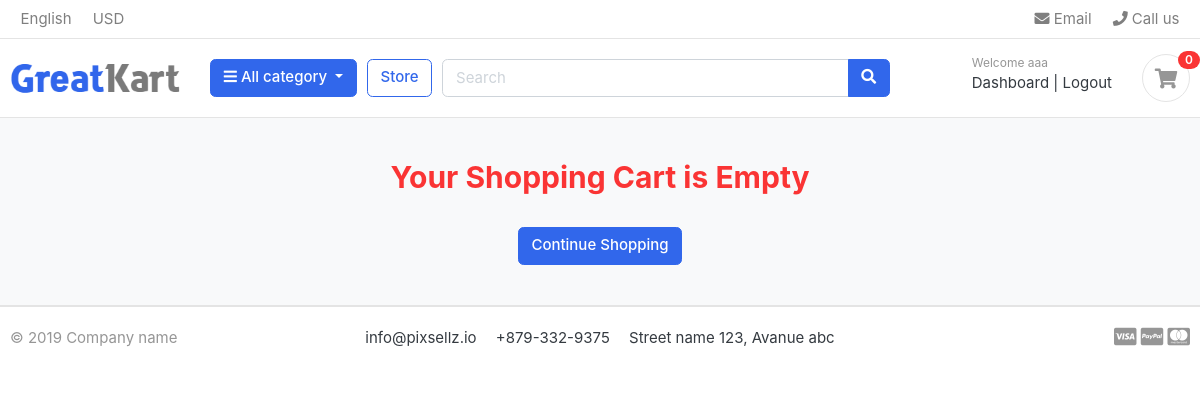
Page /cart/ (signed in) on the earlier database version.
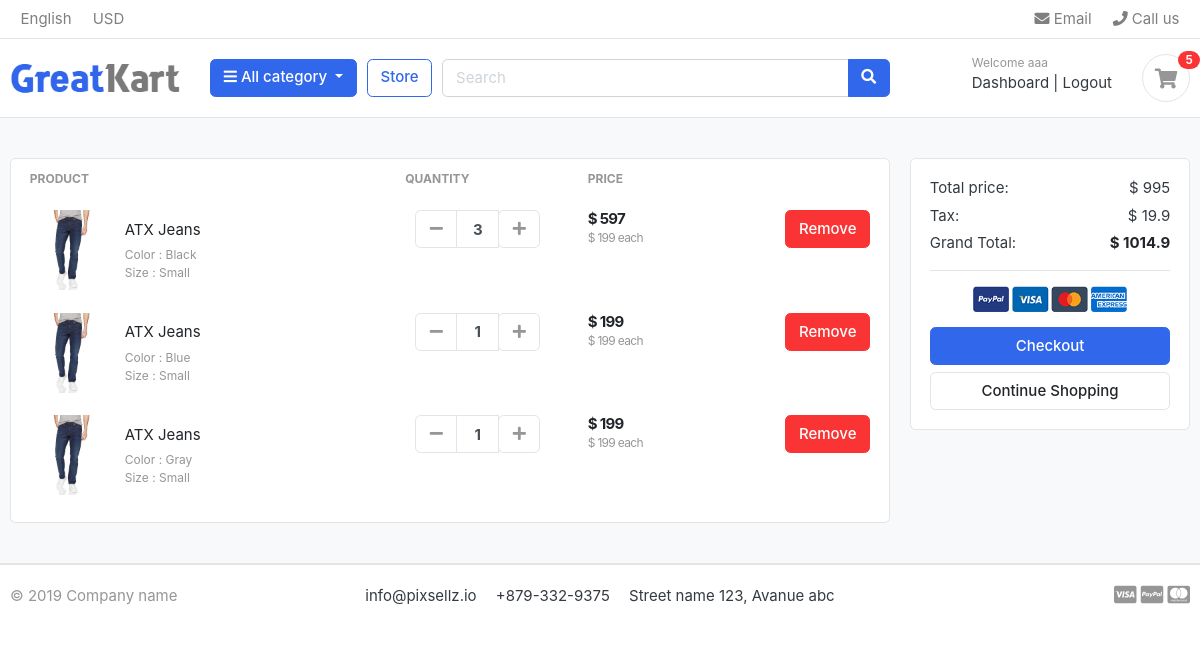
Same page on the later database version.
### carts/models.py (models this page shows, shortened)
class CartItem(models.Model):
    user = models.ForeignKey(Account,on_delete=models.CASCADE, null=True)
    product = models.ForeignKey(Product,on_delete= models.CASCADE)
    variations = models.ManyToManyField(Variation,blank=True)
    cart = models.ForeignKey(Cart,on_delete=models.CASCADE, null=True)
    quantity = models.IntegerField()
    is_active = models.BooleanField(default=True)
    def sub_total(self):
        return self.product.price * self.quantity

### store/models.py (models this page shows, shortened)
class Product(models.Model):
    product_name = models.CharField(max_length=200,unique=True)
    slug = models.SlugField(max_length=200,unique=True)
    description = models.TextField(max_length=500,blank=True)
    price = models.IntegerField()
    images = models.ImageField(upload_to='photos/products')
    stock = models.IntegerField()
    is_available = models.BooleanField(default=True)
    category = models.ForeignKey(Category,on_delete = models.CASCADE)
    created_date = models.DateTimeField(auto_now_add=True)
    modified_date = models.DateTimeField(auto_now=True)
    def get_url(self):
        return reverse('product_detail',args=[self.category.slug,self.slug])

class Variation(models.Model):
    product = models.ForeignKey(Product,on_delete=models.CASCADE)
    variation_category = models.CharField(max_length=100,choices=variation_category_choice)
    variation_value = models.CharField(max_length=100)
    is_active = models.BooleanField(default=True)
    created_date = models.DateTimeField(auto_now = True)
    objects = VariationManager()

### carts/views.py (the view)
# urls.py: path('',views.cart,name='cart'),
def cart(request, total=0,quantity=0,cart_items=None):
    try:
        tax = 0
        grand_total= 0
        if request.user.is_authenticated:
            cart_items = CartItem.objects.filter(user=request.user,is_active=True)
        else:
            cart = Cart.objects.get(cart_id = _cart_id(request))
            cart_items = CartItem.objects.filter(cart=cart,is_active=True)
        for cart_item in cart_items:
            total += (cart_item.product.price*cart_item.quantity)
            quantity += cart_item.quantity
        tax = (2*total)/100
        grand_total = total+tax
    except ObjectDoesNotExist:
        pass
    context = {
        'total':total,
        'quantity':quantity,
        'cart_items':cart_items,
        'tax':tax,
        'grand_total':grand_total
    }
    return render(request,'store/cart.html',context)

### carts/context_processors.py (called while the page is built)
def counter(request):
    cart_count = 0
    if 'admin' in request.path:
        return {}
    else:
        try:
            cart= Cart.objects.filter(cart_id=_cart_id(request))
            if request.user.is_authenticated:
                cart_items=CartItem.objects.all().filter(user=request.user)
            else:
                cart_items = CartItem.objects.all().filter(cart=cart[:1])
            for cart_item in cart_items:
                cart_count = cart_count + cart_item.quantity
        except Cart.DoesNotExist:
            cart_count = 0
    return dict(cart_count=cart_count)

### carts/views.py (called while the page is built)
def _cart_id(request):
    cart = request.session.session_key
    if not cart:
        cart = request.session.create()
    return cart

### category/context_processors.py (called while the page is built)
def menu_links(request):
    links = Category.objects.all()
    return dict(links=links)

### category/models.py (called while the page is built)
    def get_url(self):
        return reverse('products_by_category',args=[self.slug])

### templates/store/cart.html (shortened to what this page needs)
{% extends 'base.html'%}
{% load static %}
{% block content %}
<section class="section-content padding-y bg">
<div class="container">
{% if not cart_items %}
<h2 class="text-center text-danger">Your Shopping Cart is Empty</h2>
<br>
<div class="text-center">
	<a href="{% url 'store' %}" class="btn btn-primary">Continue Shopping </a>
</div>
{% else %}
<div class="row">
	<aside class="col-lg-9">
<div class="card">
<table class="table table-borderless table-shopping-cart">
<thead class="text-muted">
<tr class="small text-uppercase">
  <th scope="col">Product</th>
  <th scope="col" width="120">Quantity</th>
  <th scope="col" width="120">Price</th>
  <th scope="col" class="text-right" width="200"> </th>
</tr>
</thead>
<tbody>
{% for cart_item in cart_items %}
<tr>
	<td>
		<figure class="itemside align-items-center">
			<div class="aside"><img src="{{ cart_item.product.images.url }}" class="img-sm"></div>
			<figcaption class="info">
				<a href="{{ cart_item.product.get_url }}" class="title text-dark">{{ cart_item.product.product_name}}</a>
				<p class="text-muted small">
					{% if cart_item.variations.all %}
					{% for item in cart_item.variations.all %}
						{{ item.variation_category | capfirst }} : {{item.variation_value | capfirst}}<br>
					{% endfor %}
					{% endif %}
				 </p>
			</figcaption>
		</figure>
	</td>
	<td>
					<div class="col">
						<div class="input-group input-spinner">
							<div class="input-group-prepend">
							<a href="{% url 'remove_cart' cart_item.product.id  cart_item.id %}" class="btn btn-light" type="button" id="button-plus"> <i class="fa fa-minus"></i> </a>
							</div>
							<input type="text" class="form-control"  value="{{ cart_item.quantity}}">
							<div class="input-group-append">
							<form action="{% url 'add_cart' cart_item.product.id %}" method="POST">
								<button type="submit" class="btn btn-light"  id="button-minus"> <i class="fa fa-plus"></i> </button>
								</form>
						</div>
						</div>
					</div>
	</td>
	<td>
		<div class="price-wrap">
			<var class="price">$ {{cart_item.sub_total }}</var>
			<small  class="text-muted"> $ {{ cart_item.product.price}} each </small>
		</div>
	</td>
	<td class="text-right">
	<a href="{% url 'remove_cart_item' cart_item.product.id cart_item.id %}" onclick="return confirm('Are you sure you want to delete this item ?')" class="btn btn-danger"> Remove</a>
	</td>
</tr>
{% endfor %}
</tbody>
</table>
</div>
	</aside>
	<aside class="col-lg-3">
		<div class="card">
		<div class="card-body">
			<dl class="dlist-align">
			  <dt>Total price:</dt>
			  <dd class="text-right">$ {{ total}}</dd>
			</dl>
			<dl class="dlist-align">
			  <dt>Tax:</dt>
			  <dd class="text-right"> $ {{tax}}</dd>
			</dl>
			<dl class="dlist-align">
			  <dt>Grand Total:</dt>
			  <dd class="text-right text-dark b"><strong>$ {{grand_total}}</strong></dd>
			</dl>
			<hr>
			<p class="text-center mb-3">
				<img src="{% static './images/misc/payments.png' %}" height="26">
			</p>
			<a href="{% url 'checkout'%}" class="btn btn-primary btn-block"> Checkout </a>
			<a href="{% url 'store' %}" class="btn btn-light btn-block">Continue Shopping</a>
		</div>
		</div>
</aside>
</div>
{% endif %}
</div>
</section>
{% endblock %}

### templates/includes/navbar.html (shortened to what this page needs)
{% load static %}
  <header class="section-header">
  <nav class="navbar p-md-0 navbar-expand-sm navbar-light border-bottom">
  <div class="container">
    <div class="collapse navbar-collapse" id="navbarTop4">
      <ul class="navbar-nav mr-auto">
      	<li class="nav-item dropdown">
  		 	<a href="#" class="nav-link">   English </a>
  		</li>
  		<li class="nav-item dropdown">
  			<a href="#" class="nav-link"> USD </a>
  		</li>
      </ul>
      <ul class="navbar-nav">
  		<li><a href="#" class="nav-link"> <i class="fa fa-envelope"></i> Email </a></li>
  		<li><a href="#" class="nav-link"> <i class="fa fa-phone"></i> Call us </a></li>
  	</ul>
    </div>
  </div>
  </nav>
<section class="header-main border-bottom">
  	<div class="container">
  <div class="row align-items-center">
  	<div class="col-lg-2 col-md-3 col-6">
  		<a href="{% url 'home'%}" class="brand-wrap">
  			<img class="logo" src="{% static './images/logo.png' %}">
  		</a>
  	</div>
  	<div class="col-lg col-sm col-md col-6 flex-grow-0">
  		<div class="category-wrap dropdown d-inline-block float-right">
  			<button type="button" class="btn btn-primary dropdown-toggle" data-toggle="dropdown">
  				<i class="fa fa-bars"></i> All category
  			</button>
  		</div>
  	</div>
  	<a href="{% url 'store' %}" class="btn btn-outline-primary">Store</a>
  	<div class="col-lg  col-md-6 col-sm-12 col">
  		<form action="{% url 'search' %}" class="search" method='GET'>
  			<div class="input-group w-100">
  			    <input type="text" class="form-control" style="width:60%;" placeholder="Search" name='keyword'>
  			    <div class="input-group-append">
  			      <button class="btn btn-primary" type="submit">
  			        <i class="fa fa-search"></i>
  			      </button>
  			    </div>
  		    </div>
  		</form>
  	</div>
  	<div class="col-lg-3 col-sm-6 col-8 order-2 order-lg-3">
  				<div class="d-flex justify-content-end mb-3 mb-lg-0">
            {% if user.id is None %}
  					<div class="widget-header">
  						<small class="title text-muted">Welcome guest!</small>
  						<div>
  							<a href="{% url 'login' %}">Sign in</a> <span class="dark-transp"> | </span>
  							<a href="{% url 'register' %}"> Register</a>
  						</div>
  					</div>
            {% else %}
            <div class="widget-header">
              <small class="title text-muted">Welcome {{user.first_name}}</small>
              <div>
                <a href="{% url 'dashboard' %}">Dashboard </a> <span class="dark-transp"> | </span>
                <a href="{% url 'logout' %}"> Logout </a>
              </div>
            </div>
            {% endif %}
  					<a href="{% url 'cart' %}" class="widget-header pl-3 ml-3">
  						<div class="icon icon-sm rounded-circle border"><i class="fa fa-shopping-cart"></i></div>
  						<span class="badge badge-pill badge-danger notify">{{ cart_count}}</span>
  					</a>
  				</div>
  			</div>
  </div>
  	</div>
  </section>
  </header>

Differences in the rows shown:
added CartItem: product.images (picture), product.product_name "ATX Jeans", quantity "3", sub_total "597", product.price "199"
now on this page (row unchanged): Variation: variation_category "Color", variation_value "Black", shown under "ATX Jeans"
now on this page (row unchanged): Variation: variation_category "Size", variation_value "Small"
added CartItem: product.images (picture), product.product_name "ATX Jeans", quantity "1", sub_total "199", product.price "199"
now on this page (row unchanged): Variation: variation_category "Color", variation_value "Blue", shown under "ATX Jeans"
added CartItem: product.images (picture), product.product_name "ATX Jeans", quantity "1", sub_total "199", product.price "199"
now on this page (row unchanged): Variation: variation_category "Color", variation_value "Gray", shown under "ATX Jeans"
Other differences:
{{ cart_count }}: "0" → "5"
{{ total }}: (not shown) → "995"
{{ tax }}: (not shown) → "19.9"
{{ grand_total }}: (not shown) → "1014.9"
text no longer shown: "Your Shopping Cart is Empty"
text now shown: "PRODUCT QUANTITY PRICE Total price: $ Tax: $ Grand Total: $ Checkout"
